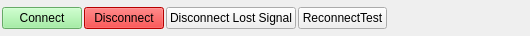
<?xml version="1.0" encoding="UTF-8"?>
<ui version="4.0">
 <class>Form</class>
 <widget class="QWidget" name="Form">
  <property name="geometry">
   <rect>
    <x>0</x>
    <y>0</y>
    <width>530</width>
    <height>36</height>
   </rect>
  </property>
  <property name="windowTitle">
   <string>Form</string>
  </property>
  <layout class="QVBoxLayout" name="verticalLayout">
   <property name="spacing">
    <number>2</number>
   </property>
   <property name="leftMargin">
    <number>2</number>
   </property>
   <property name="topMargin">
    <number>2</number>
   </property>
   <property name="rightMargin">
    <number>2</number>
   </property>
   <property name="bottomMargin">
    <number>2</number>
   </property>
   <item>
    <layout class="QHBoxLayout" name="horizontalLayout_3">
     <item>
      <widget class="QPushButton" name="btnConnect">
       <property name="toolTip">
        <string/>
       </property>
       <property name="styleSheet">
        <string notr="true">background-color: lightGreen;</string>
       </property>
       <property name="text">
        <string>Connect</string>
       </property>
       <property name="shortcut">
        <string>Del</string>
       </property>
      </widget>
     </item>
     <item>
      <widget class="QPushButton" name="btnDisconnect">
       <property name="styleSheet">
        <string notr="true">background-color: red;</string>
       </property>
       <property name="text">
        <string>Disconnect</string>
       </property>
       <property name="shortcut">
        <string>Del</string>
       </property>
      </widget>
     </item>
     <item>
      <widget class="QPushButton" name="btnDisconnectLostSignal">
       <property name="text">
        <string>Disconnect Lost Signal</string>
       </property>
       <property name="shortcut">
        <string>Del</string>
       </property>
      </widget>
     </item>
     <item>
      <widget class="QPushButton" name="btnReconnectTest">
       <property name="text">
        <string>ReconnectTest</string>
       </property>
       <property name="shortcut">
        <string>Del</string>
       </property>
       <property name="checkable">
        <bool>true</bool>
       </property>
      </widget>
     </item>
     <item>
      <spacer name="horizontalSpacer_3">
       <property name="orientation">
        <enum>Qt::Horizontal</enum>
       </property>
       <property name="sizeHint" stdset="0">
        <size>
         <width>40</width>
         <height>20</height>
        </size>
       </property>
      </spacer>
     </item>
    </layout>
   </item>
  </layout>
 </widget>
 <resources/>
 <connections/>
</ui>
